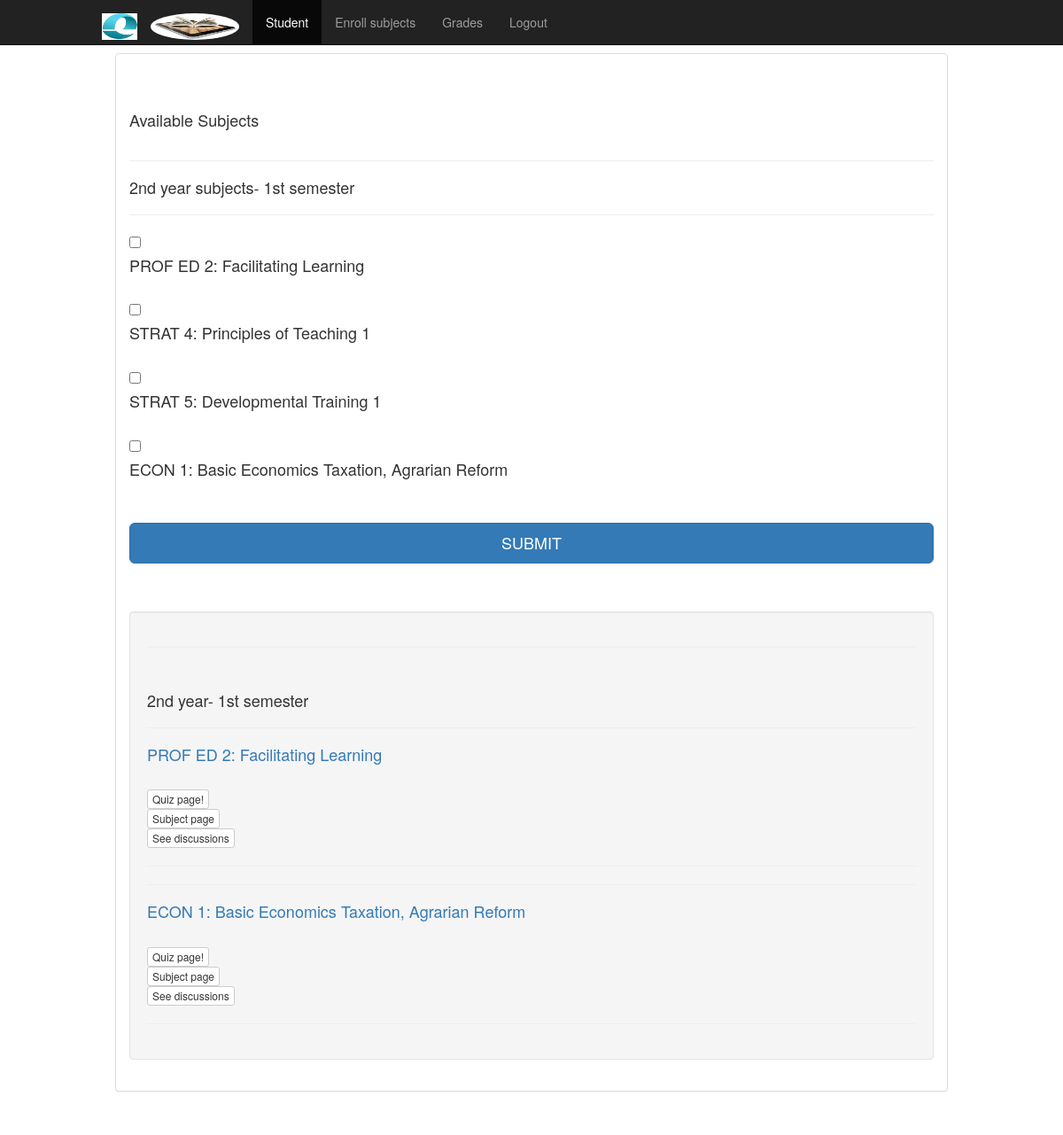
Page /enrollsubjects.php (signed in) on the committed database.
### tables this page shows
CREATE TABLE IF NOT EXISTS `subject_info` (
  `id` int(11) NOT NULL AUTO_INCREMENT,
  `title` varchar(1000) NOT NULL,
  `year_level` int(11) NOT NULL,
  `semester` int(11) NOT NULL,
  PRIMARY KEY (`id`)
);

### quizz_engine.php (the view, shortened to what this page needs)
<?php
class quizz_engine{
public function show_allsubjects($year_level)
{
		$conn = mysqli_connect("localhost", "root", "", "epalmnet_epalm");
		 if($year_level==1)
		 	{
	$result3 = mysqli_query($conn,"SELECT * FROM subject_info where year_level='$year_level' order by id asc");
	$count3=mysqli_num_rows($result3);
	if ($count3 > 0) {
		echo '<h4>'.'1st year subjects- 1st semester'.'</h4>'.'<hr>';
	     while($row = mysqli_fetch_array($result3)) {
         echo '<input type="checkbox"  Name="subject[]" value="'.$row['id'].'" >';
		 echo '<h4>'.$row['title'].'</h4>';
		 echo '<br>';
		 }
	}
	}
	else
	{
	$result3 = mysqli_query($conn,"SELECT * FROM subject_info where year_level='$year_level' order by id asc");
	$count3=mysqli_num_rows($result3);
	if ($count3 > 0) {
		echo '<h4>'.'2nd year subjects- 1st semester'.'</h4>'.'<hr>';
	     while($row = mysqli_fetch_array($result3)) {
         echo '<input type="checkbox"  Name="subject[]" value="'.$row['id'].'" >';
		 echo '<h4>'.$row['title'].'</h4>';
		 echo '<br>';
		 }
	}
	}
}
public function show_allsubjects_enrolled($year_level,$student_id)
{
		$conn = mysqli_connect("localhost", "root", "", "epalmnet_epalm");
if($year_level==2)
{
	$result3 = mysqli_query($conn,"SELECT distinct(subject_id) FROM enrolled_subjects where student_id='$student_id' and year_level='2' order by id asc");
	$count3=mysqli_num_rows($result3);
	if ($count3 > 0) {
		echo '<h4>'.'2nd year- 1st semester'.'</h4>';
	     while($row = mysqli_fetch_array($result3)) {
				echo '<hr>';
	echo '<a href="#">'.'<h4 class="page-title">'.$this->get_subject_title($row['subject_id']).'</h4>'.'</a>';
		 echo '<br>';
		 echo '<a class="btn btn-xs btn-default" href="?gotoquiz='.$row['subject_id'].'">Quiz page!</a>';
		 	 		 echo '<br>';
			 echo '<a class="btn btn-xs btn-default" href="subject1b.php?subject='.$row['subject_id'].'">Subject page</a>';
		 						 echo '<br>';
			 echo '<a class="btn btn-xs btn-default" href="add_discussion_s.php?subject='.$row['subject_id'].'">See discussions</a>';
       		     echo '<hr>';
		 }
	}
	else
		{
			 echo '<a href="enrollsubjects.php">ENROLL 2nd year-1st semester subjects!</a>';
			 echo '<br>';
		}
}
}
private function get_subject_title($subject_id)
{
		$conn = mysqli_connect("localhost", "root", "", "epalmnet_epalm");
	$result3 = mysqli_query($conn,"SELECT * FROM subject_info where id='$subject_id'");
	$row = mysqli_fetch_array($result3);
	return $row['title'];
}
}
?>

### enrollsubjects.php (shortened to what this page needs)
<?php
include_once 'quizz_engine.php';
$quizz = new quizz_engine();
$year_level=1;
if(isset($_SESSION['student_id']) && isset($_SESSION['password']))
{
$student_id=$_SESSION['student_id'];
$password=$_SESSION['password'];
		$conn = mysqli_connect("localhost", "root", "", "epalmnet_epalm");
$result = mysqli_query($conn,"SELECT * FROM student WHERE student_id='$student_id' and password='$password'");
$user_data = mysqli_fetch_array($result);
$year_level= $user_data['year_level'];
}
?>
<!DOCTYPE html>
<html lang="en">
  <head>
    <link href="dist/css/bootstrap.min.css" rel="stylesheet">
    <link href="starter-template.css" rel="stylesheet">
  </head>
  <body>
    <div class="container">
	<nav class="navbar navbar-inverse navbar-fixed-top" role="navigation">
      <div class="container">
        <div class="navbar-header">
          <a class="navbar-brand" href="#"><img src="logo1.png" style="width:40px;height:30px"></img></a>
		  <?php
		  $src="upload/newupload/$student_id.jpg";
		  if (file_exists($src))
	{
		  echo '<a class="navbar-brand" href="upload.php">';
echo '<img alt="HTML5 Icon" src="upload/newupload/'.$student_id.'.jpg". class="img-responsive img-circle" style="width:100px;height:30px"/>';
echo '</a>';
}else
{
		 		  echo '<a class="navbar-brand" href="upload.php">';
echo '<small>';
				  echo 'Update profile picture';
				  echo '</small>';
echo '</a>';
}
?>
	   </div>
        <div id="navbar" class="collapse navbar-collapse">
          <ul class="nav navbar-nav">
            <li class="active"><a href="login_quizz2.php">Student</a></li>
			<li ><a href="enrollsubjects.php">Enroll subjects</a></li>
			<li ><a href="grades.php">Grades</a></li>
            <li><a href="?q=logout">Logout</a></li>
          </ul>
        </div>
      </div>
    </nav>
<br>
    <div class="container-fluid">
	<div class="panel panel-default">
                    <div class="panel-body">
                      <form class="form-signin" role="form" method='post' action=''>
	<br>
								 <br>
								 <label>
								 <h4>Available Subjects</h4>
								  </label>
								  <hr>
								 <?php
								 $quizz->show_allsubjects($year_level);
								 ?>
								  <br>
        <button class="btn btn-lg btn-primary btn-block" type="submit">SUBMIT</button>
				<br>
								 								 <br>
      </form>
			  	  	 <div class="well">
	  <?php
	   echo '<hr>';
								 echo '<br>';
								 $quizz->show_allsubjects_enrolled($year_level,$student_id);
	  ?>
	  </div>
                    </div>
                 </div>
<div class="intro-header">
        <div class="container">
            <div class="row">
                <div class="col-lg-12">
                </div>
            </div>
        </div>
    </div>
    </div>
  </body>
</html>

### starter-template.css (style rules this page uses)
body { padding-top: 50px; }

### enrollsubjects.php (style rules this page uses)
body { padding-top: 20px; padding-bottom: 60px; }
.container { margin: 0 auto; max-width: 1000px; }

### rows in the picture
subject_info: title "PROF ED 2: Facilitating Learning"
subject_info: title "STRAT 4: Principles of Teaching 1"
subject_info: title "STRAT 5: Developmental Training 1"
subject_info: title "ECON 1: Basic Economics Taxation, Agrarian Reform"

### other values in the picture
$this->get_subject_title($row['subject_id']) "PROF ED 2: Facilitating Learning"
$this->get_subject_title($row['subject_id']) "ECON 1: Basic Economics Taxation, Agrarian Reform"
